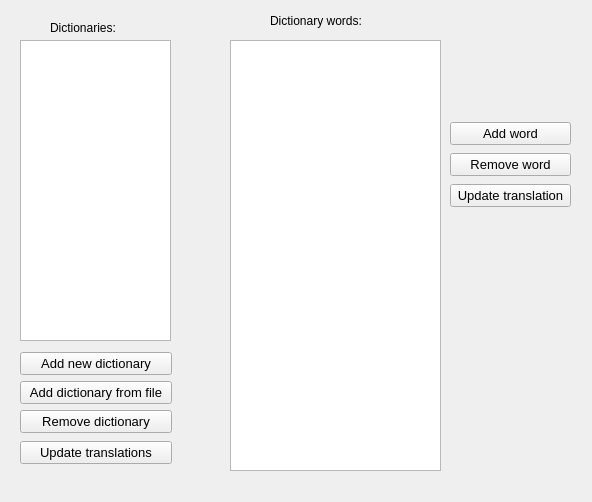
<?xml version="1.0" encoding="UTF-8"?>
<ui version="4.0">
    <class>glossary::gui::view::DictionariesTab</class>
    <widget class="QWidget" name="glossary::gui::view::DictionariesTab">
        <property name="geometry">
            <rect>
                <x>0</x>
                <y>0</y>
                <width>592</width>
                <height>502</height>
            </rect>
        </property>
        <property name="windowTitle">
            <string>Form</string>
        </property>
        <widget class="QListView" name="listOfDictionaries">
            <property name="enabled">
                <bool>true</bool>
            </property>
            <property name="geometry">
                <rect>
                    <x>20</x>
                    <y>40</y>
                    <width>151</width>
                    <height>301</height>
                </rect>
            </property>
            <property name="modelColumn">
                <number>0</number>
            </property>
        </widget>
        <widget class="QLabel" name="labelDictionaries">
            <property name="geometry">
                <rect>
                    <x>50</x>
                    <y>20</y>
                    <width>101</width>
                    <height>16</height>
                </rect>
            </property>
            <property name="text">
                <string>Dictionaries:</string>
            </property>
        </widget>
        <widget class="QLabel" name="labelDictionaryWords">
            <property name="geometry">
                <rect>
                    <x>270</x>
                    <y>10</y>
                    <width>131</width>
                    <height>21</height>
                </rect>
            </property>
            <property name="text">
                <string>Dictionary words:</string>
            </property>
        </widget>
        <widget class="QWidget" name="layoutWidget">
            <property name="geometry">
                <rect>
                    <x>450</x>
                    <y>120</y>
                    <width>121</width>
                    <height>91</height>
                </rect>
            </property>
            <layout class="QVBoxLayout" name="verticalLayout">
                <item>
                    <widget class="QPushButton" name="buttonAddWord">
                        <property name="font">
                            <font>
                                <pointsize>10</pointsize>
                            </font>
                        </property>
                        <property name="text">
                            <string>Add word</string>
                        </property>
                    </widget>
                </item>
                <item>
                    <widget class="QPushButton" name="buttonRemoveWord">
                        <property name="font">
                            <font>
                                <pointsize>10</pointsize>
                            </font>
                        </property>
                        <property name="text">
                            <string>Remove word</string>
                        </property>
                    </widget>
                </item>
                <item>
                    <widget class="QPushButton" name="buttonUpdateTranslation">
                        <property name="font">
                            <font>
                                <pointsize>10</pointsize>
                            </font>
                        </property>
                        <property name="text">
                            <string>Update translation</string>
                        </property>
                    </widget>
                </item>
            </layout>
        </widget>
        <widget class="QWidget" name="layoutWidget">
            <property name="geometry">
                <rect>
                    <x>20</x>
                    <y>350</y>
                    <width>152</width>
                    <height>118</height>
                </rect>
            </property>
            <layout class="QVBoxLayout" name="verticalLayout_3">
                <item>
                    <layout class="QVBoxLayout" name="verticalLayout_2">
                        <item>
                            <widget class="QPushButton" name="buttonAddNewDictionary">
                                <property name="font">
                                    <font>
                                        <pointsize>10</pointsize>
                                    </font>
                                </property>
                                <property name="text">
                                    <string>Add new dictionary</string>
                                </property>
                            </widget>
                        </item>
                        <item>
                            <widget class="QPushButton" name="buttonAddDictionaryFromFile">
                                <property name="font">
                                    <font>
                                        <pointsize>10</pointsize>
                                    </font>
                                </property>
                                <property name="text">
                                    <string>Add dictionary from file</string>
                                </property>
                            </widget>
                        </item>
                        <item>
                            <widget class="QPushButton" name="buttonRemoveDictionary">
                                <property name="font">
                                    <font>
                                        <pointsize>10</pointsize>
                                    </font>
                                </property>
                                <property name="text">
                                    <string>Remove dictionary</string>
                                </property>
                            </widget>
                        </item>
                    </layout>
                </item>
                <item>
                    <widget class="QPushButton" name="buttonUpdateTranslations">
                        <property name="font">
                            <font>
                                <pointsize>10</pointsize>
                            </font>
                        </property>
                        <property name="text">
                            <string>Update translations</string>
                        </property>
                    </widget>
                </item>
            </layout>
        </widget>
        <widget class="QListView" name="listOfDictionaryWords">
            <property name="geometry">
                <rect>
                    <x>230</x>
                    <y>40</y>
                    <width>211</width>
                    <height>431</height>
                </rect>
            </property>
        </widget>
    </widget>
    <resources/>
    <connections/>
</ui>
